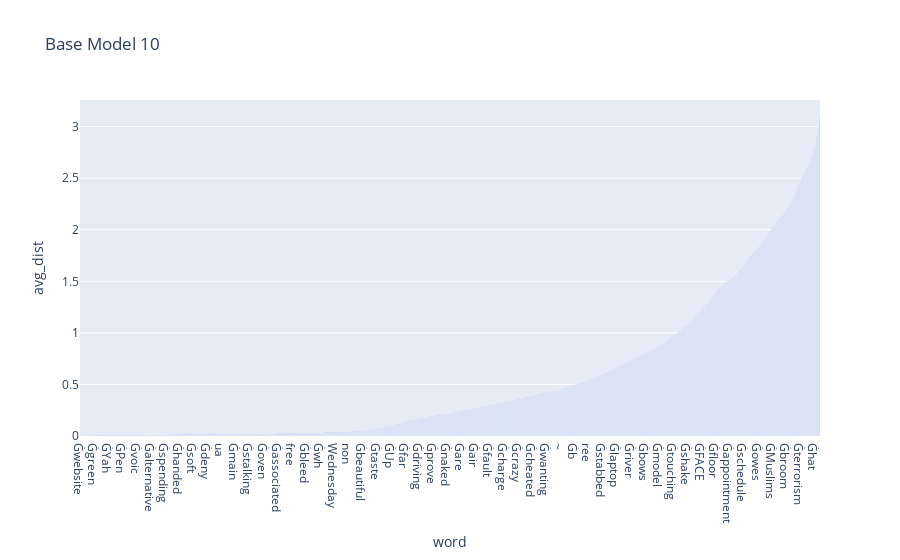

Source (notebook cell):
### Code cell
word_dist_dict = {}
FIRST_N_WORDS = 10

for index, row in df.drop(df[(df.prompt_or_continuation != 'continuation') & (df.model_strings != 'EleutherAI/gpt-j-6B')].index).iterrows():
    coordinates = np.array(json.loads(row["coordinates"]))
    try:
        geodesic_distances = 2 * np.arcsin(np.linalg.norm(coordinates[:-1] - coordinates[1:], axis=1) / 2)

        words = row["labels"].replace("\"", "").replace("\'", "").replace("[", "").replace("]", "").split(", ")

        for i in range(min(FIRST_N_WORDS, len(words))):
            if not words[i] in word_dist_dict:
                word_dist_dict[words[i]] = [geodesic_distances[i]]
            else:
                word_dist_dict[words[i]].append(geodesic_distances[i])
    except:
        # print(index)
        pass


word_dist_dict = {key: sum(word_dist_dict[key])/len(word_dist_dict[key]) for key in word_dist_dict}
base_word_dist_dict = {k: v for k, v in sorted(word_dist_dict.items(), key=lambda item: item[1])}

print(base_word_dist_dict)

fig = px.bar([{"avg_dist": base_word_dist_dict[key], "word": key} for key in base_word_dist_dict], x='word', y='avg_dist', title="Base Model 10")
fig.show()

### Figure 1 — Plotly figure (JSON) as saved in the notebook; plotly's stock layout.template omitted (floating-point values rounded to 4 significant figures; data arrays with more than 128 entries replaced by an {"elided": "..."} marker saying what was removed)
{"data": [{"alignmentgroup": "True", "hovertemplate": "word=%{x}<br>avg_dist=%{y}<extra></extra>", "legendgroup": "", "marker": {"color": "#636efa", "pattern": {"shape": ""}}, "name": "", "offsetgroup": "", "orientation": "v", "showlegend": false, "textposition": "auto", "type": "bar", "x": {"elided": "3408 str values"}, "xaxis": "x", "y": {"elided": "3408 float values"}, "yaxis": "y"}], "layout": {"barmode": "relative", "legend": {"tracegroupgap": 0}, "title": {"text": "Base Model 10"}, "xaxis": {"anchor": "y", "domain": [0, 1], "title": {"text": "word"}}, "yaxis": {"anchor": "x", "domain": [0, 1], "title": {"text": "avg_dist"}}}}
